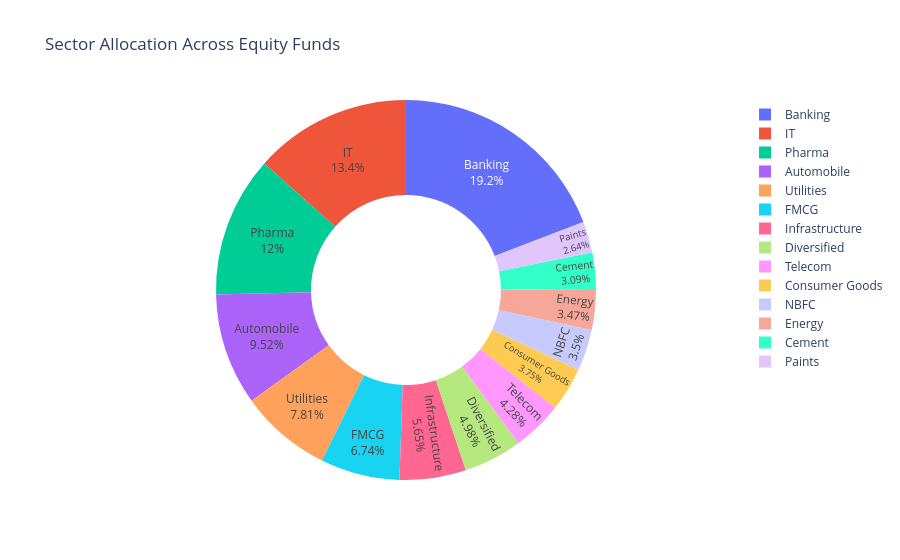

The notebook cell saved with this chart:
### Markdown cell above
### 9. Top Holdings Sector Allocation Donut Chart

### Code cell
port_path = os.path.join(RAW_DIR, '09_portfolio_holdings.csv')
if os.path.exists(port_path):
    df_port = pd.read_csv(port_path)
    sector_agg = df_port.groupby('sector')['weight_pct'].sum().reset_index()
    fig = px.pie(sector_agg, values='weight_pct', names='sector', hole=0.5, 
                 title='Sector Allocation Across Equity Funds')
    fig.update_traces(textposition='inside', textinfo='percent+label')
    fig.show()

### Figure 1 — Plotly figure (JSON) as saved in the notebook; plotly's stock layout.template omitted (floating-point values rounded to 4 significant figures)
{"data": [{"domain": {"x": [0, 1], "y": [0, 1]}, "hole": 0.5, "hovertemplate": "sector=%{label}<br>weight_pct=%{value}<extra></extra>", "labels": ["Automobile", "Banking", "Cement", "Consumer Goods", "Diversified", "Energy", "FMCG", "IT", "Infrastructure", "NBFC", "Paints", "Pharma", "Telecom", "Utilities"], "legendgroup": "", "name": "", "showlegend": true, "textinfo": "percent+label", "textposition": "inside", "type": "pie", "values": [323.6, 652.3, 105.0, 127.6, 169.2, 117.9, 229.1, 455.5, 192.2, 119.1, 89.86, 407.4, 145.6, 265.5]}], "layout": {"legend": {"tracegroupgap": 0}, "title": {"text": "Sector Allocation Across Equity Funds"}}}
